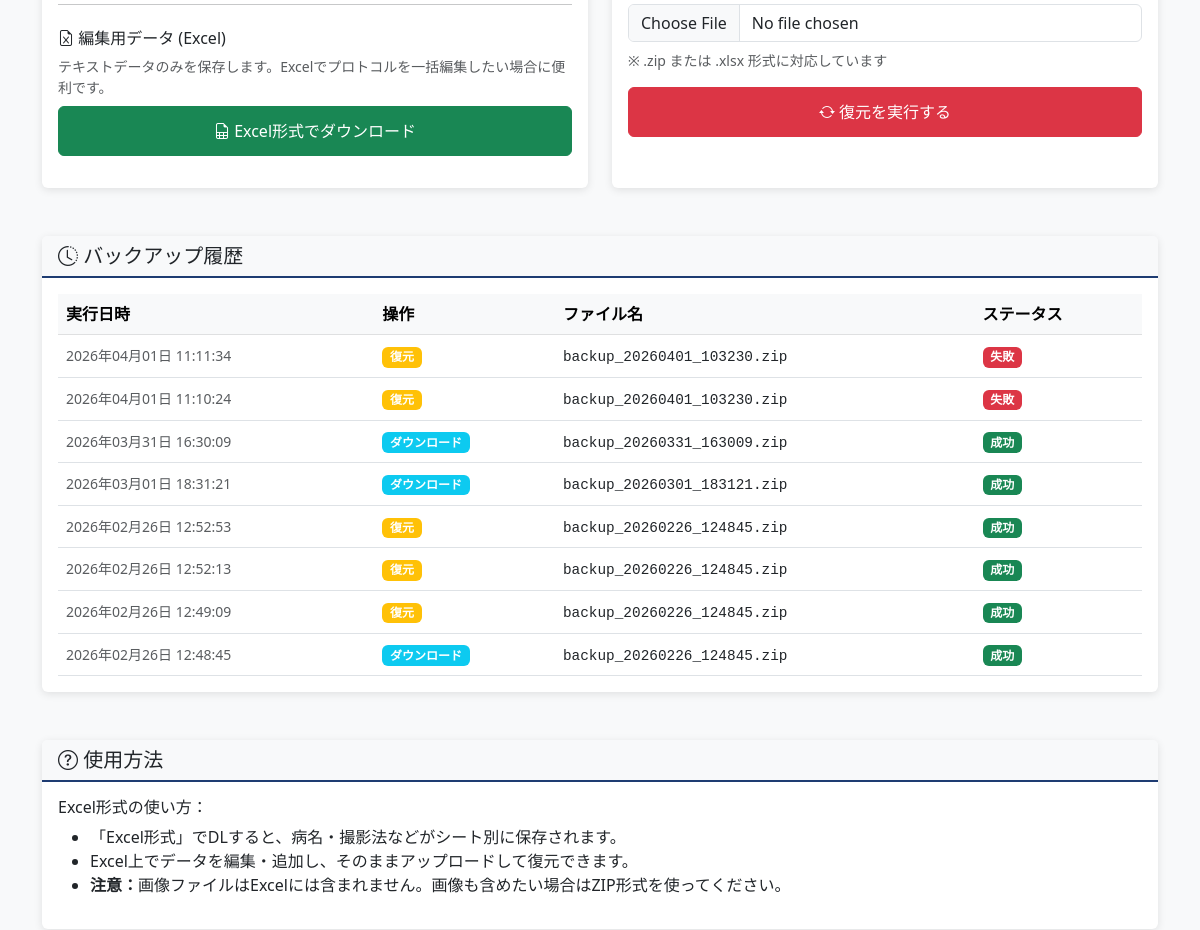
The page /backup/ (middle part) on the database as committed earlier.
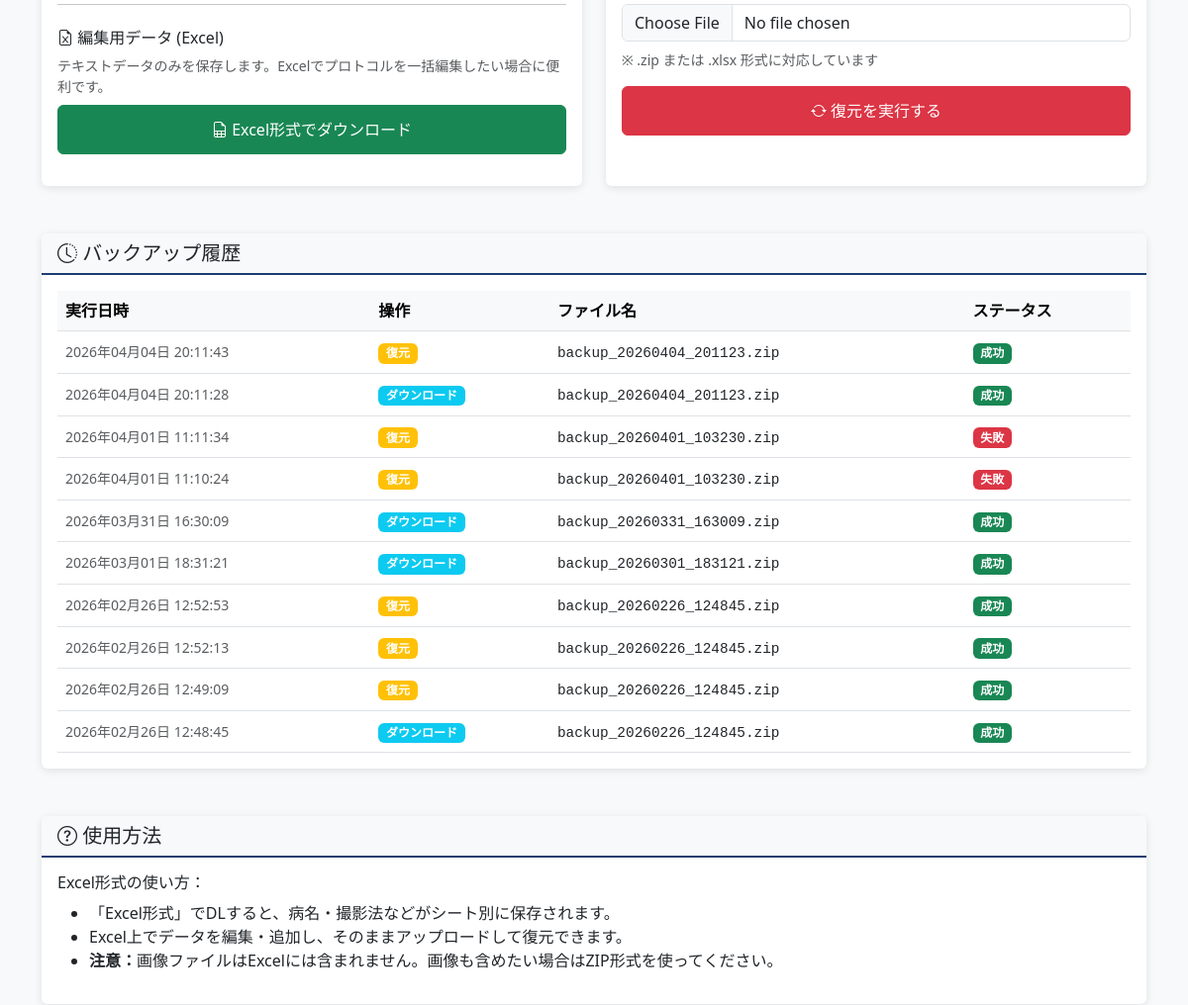
The same page on the database as committed later.
### ct_app/models.py (models this page shows, shortened)
class BackupHistory(models.Model):
    BACKUP_TYPE_CHOICES = [
        ('export', 'バックアップ実行'),
        ('import', 'バックアップ復元'),
    ]
    backup_type = models.CharField(
        max_length=20,
        choices=BACKUP_TYPE_CHOICES,
        default='export'
    )
    created_at = models.DateTimeField(auto_now_add=True)
    filename = models.CharField(max_length=255, blank=True, null=True)
    status = models.CharField(
        max_length=20,
        choices=[('success', '成功'), ('failed', '失敗')],
        default='success'
    )
    error_message = models.TextField(blank=True, null=True)
    class Meta:
        ordering = ['-created_at']
        verbose_name_plural = "Backup Histories"

### ct_app/views.py (the view)
# urls.py: path('backup/', views.BackupPageView.as_view(), name='backup'),
class BackupPageView(View):
    def get(self, request):
        histories = BackupHistory.objects.all()[:10]
        context = {
            'page_title': 'バックアップ管理',
            'histories': histories,
        }
        return render(request, 'ct_app/backup.html', context)

### ct_app/templates/ct_app/backup.html (shortened to what the changed rows need)
{% extends 'ct_app/base.html' %}
{% block content %}
<div class="container my-5">
    <div class="card mt-5">
        <div class="card-body">
            {% if histories %}
            <div class="table-responsive">
                <table class="table table-hover mb-0">
                    <thead class="table-light">
                        <tr>
                            <th>実行日時</th>
                            <th>操作</th>
                            <th>ファイル名</th>
                            <th>ステータス</th>
                        </tr>
                    </thead>
                    <tbody>
                        {% for history in histories %}
                        <tr>
                            <td>
                                <small class="text-muted">
                                    {{ history.created_at|date:"Y年m月d日 H:i:s" }}
                                </small>
                            </td>
                            <td>
                                {% if history.backup_type == 'export' %}
                                    <span class="badge bg-info">ダウンロード</span>
                                {% else %}
                                    <span class="badge bg-warning">復元</span>
                                {% endif %}
                            </td>
                            <td><small class="text-monospace">{{ history.filename|default:"-" }}</small></td>
                            <td>
                                {% if history.status == 'success' %}
                                    <span class="badge bg-success">成功</span>
                                {% else %}
                                    <span class="badge bg-danger">失敗</span>
                                {% endif %}
                            </td>
                        </tr>
                        {% endfor %}
                    </tbody>
                </table>
            </div>
            {% else %}
            <p class="text-muted mb-0"><i class="bi bi-info-circle"></i> 履歴がありません</p>
            {% endif %}
        </div>
    </div>
</div>
{% endblock %}

Rows that differ between the two databases and show on the page:
added BackupHistory: created_at "2026年04月04日 20:11:43", backup_type "復元", filename "backup_20260404_201123.zip", status "成功"
added BackupHistory: created_at "2026年04月04日 20:11:28", backup_type "ダウンロード", filename "backup_20260404_201123.zip", status "成功"
